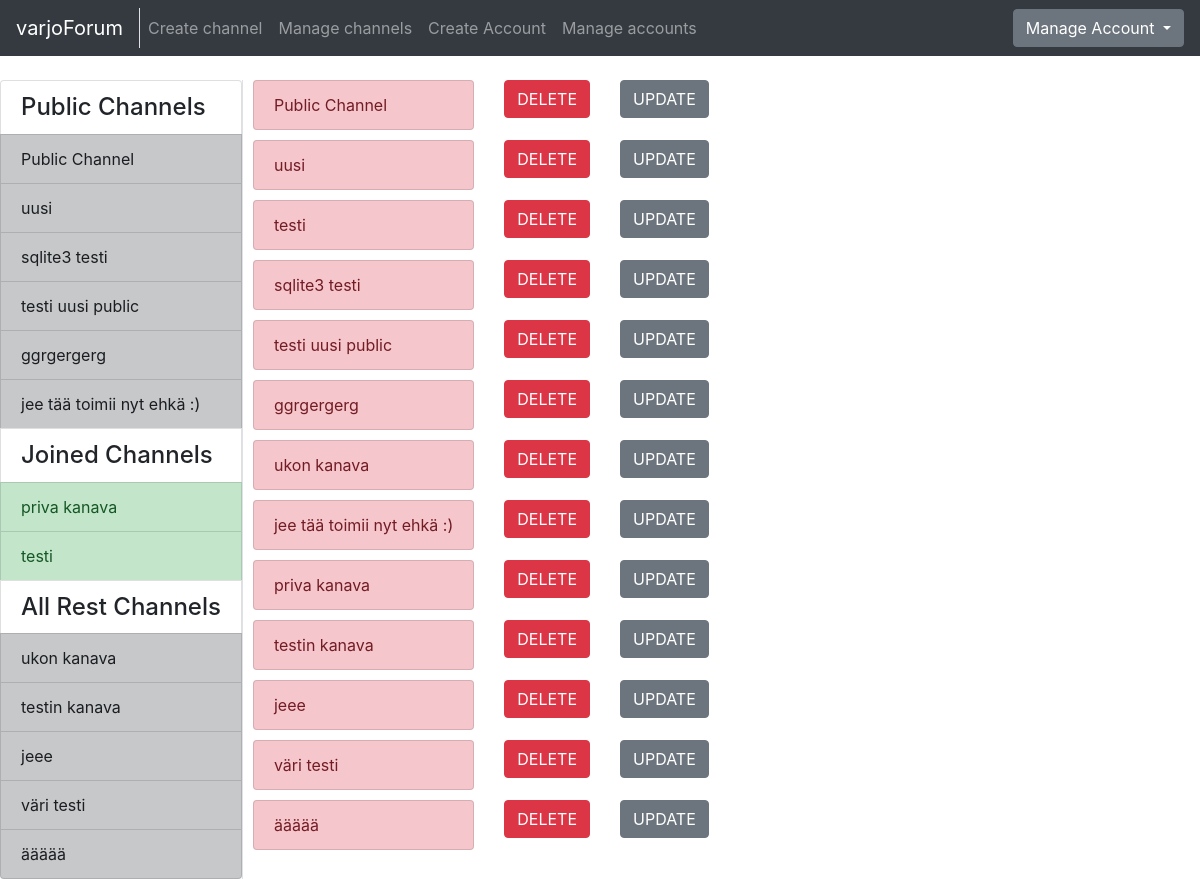
The page /channel/manage/ (signed in) on the database its author committed.
### application/channels/models.py (models this page shows, shortened)
class Channel(Base):
    name = db.Column(db.String(144), nullable=False)
    introduction = db.Column(db.Text, nullable=False)
    master_id = db.Column(db.Integer, nullable=False)
    public = db.Column(db.Boolean, nullable=False)
    messages = db.relationship("Message", backref='Channel', lazy=True)
    accounts = db.relationship('Account', secondary=accounts, lazy='subquery',
        backref=db.backref('channels', lazy=True))
    @staticmethod
    def get_my_channels(account_id):
        stmt = text("SELECT Channel.id, Channel.name, Channel.master_id"
                    " FROM Channel, Account, Accounts"
                    " WHERE Channel.id = Accounts.channel_id"
                    " AND Channel.public = False"
                    " AND Account.id = Accounts.account_id"
                    " AND Account.id = :account_id"
                    " ORDER BY Channel.name").params(account_id=account_id)
        res = db.engine.execute(stmt)
        response = []
        for row in res:
            response.append({"channel_id":row[0], "channel_name":row[1], "master_id":row[2]})
        return response
    @staticmethod
    def get_channels_where_not_in(account_id):
        stmt = text("SELECT channel.id, channel.name, channel.public"
                    " FROM Channel"
                    " WHERE Channel.id NOT IN ("
                        " SELECT Channel.id"
                            " FROM Channel, Account, Accounts"
                            " WHERE Channel.id = Accounts.channel_id"
                            " AND Account.id = Accounts.account_id"
                            " AND Account.id = :account_id"
                            " )").params(account_id=account_id)
        res = db.engine.execute(stmt)
        response = []
        for row in res:
            response.append({"id":row[0], "name":row[1], "public":row[2]})
        return response
    @staticmethod
    def get_all_publics():
        stmt = text("SELECT Channel.id, Channel.name"
                    " FROM Channel"
                    " WHERE Channel.public = True")
        res = db.engine.execute(stmt)
        response = []
        for row in res:
            response.append({"id":row[0], "name":row[1]})
        return response

### application/channels/views.py (the view)
@app.route("/channel/manage/", methods=["GET"])
@login_required
def channel_manager():
    return render_template("channels/manager.html", channels = Channel.query.all(),
        my_channels=Channel.get_my_channels(current_user.id),
        all_channels=Channel.get_channels_where_not_in(current_user.id),
        public_channels=Channel.get_all_publics())

### application/__init__.py (called while the page is built)
@login_manager.user_loader
def load_user(account_id):
  return Account.query.get(account_id)

### application/templates/channels/manager.html
{% extends "layout.html" %}
{% block body %}
<div class="row" style="padding-left:10px">
  <ul class="list-group">
    {% for channel in channels %}
    <div class="row" style="padding-bottom: 10px">
      <div class="col">
        <div class="list-group-item list-group-item-danger">
          {{ channel.name }}
        </div>
      </div>
      <div class="col-md-auto">
        <form action="{{ url_for('delete_channel', channel_id=channel.id) }}" method="POST">
          <button type="submit" class="btn btn-danger" >DELETE</button>
        </form>
      </div>
      <div class="col-md-auto">
        <a href="{{ url_for('channel_change', channel_id=channel.id) }}" class="btn btn-secondary">UPDATE</a>
      </div>
    </div>
    {% endfor %}
  </ul>
</div>
{% endblock %}

### application/templates/layout.html (shortened to what this page needs)
<!DOCTYPE html>
  <html>
    <head>
      <link rel="stylesheet" href="https://maxcdn.bootstrapcdn.com/bootstrap/4.0.0/css/bootstrap.min.css">
    </head>
    <body>
      <nav class="navbar navbar-expand-md navbar-dark bg-dark mb-4">
        <div class="border-right">
          <a class="navbar-brand" href="{{ url_for('index') }}">varjoForum</a>
        </div>
        <div class="collapse navbar-collapse" id="navbarCollapse">
          <ul class="navbar-nav mr-auto">
            {% if current_user.is_authenticated %}
              <li class="nav-item">
                <a class="nav-link" href="{{ url_for('channels_create') }}">Create channel</a>
              </li>
            {% endif %}
            {% if current_user.admin == True %}
              <li class="nav-item">
                <a href="{{ url_for('channel_manager') }}" class="nav-link">Manage channels</a>
              </li>
              <li class="nav-item">
                <a href="{{ url_for('account_create') }}" class="nav-link">Create Account</a>
              </li>
              <li class="nav-item">
                <a class="nav-link" href="{{ url_for('account_list') }}">Manage accounts</a>
              </li>
            {% endif %}
          </ul>
            {% if current_user.is_authenticated %}
            <div class="btn-group">
              <button type="button" class="btn btn-secondary dropdown-toggle" data-toggle="dropdown" aria-haspopup="true" aria-expanded="false">
                  Manage Account
              </button>
            </div>
            {% else %}
            <a class="btn btn-success" href="{{ url_for('auth_login') }}">Login</a>
            {% endif %}
        </div>
      </nav>
      <div class="container-fluid" >
        <div class="row">
            <div class="border-right">
              <div class="col-sx" >
                <div style="float: left">
                  <div class="list-group">
                  {% if current_user.is_authenticated %}
                    <h4 class="list-group-item">Public Channels</h4>
                    {% for public in public_channels %}
                      <a href="{{ url_for('one_channel_index', channel_id=public.id, sort='first') }}"
                          class="list-group-item list-group-item-action list-group-item-dark">
                        {{ public.name }}
                      </a>
                    {% endfor %}
                    {% if my_channels %}
                      <h4 class="list-group-item">Joined Channels</h4>
                    {% endif %}
                    {% for my_channel in my_channels %}
                      {% if my_channel.master_id == current_user.id %}
                      <a href="{{ url_for('one_channel_index', channel_id=my_channel.channel_id, sort='first') }}"
                          class="list-group-item list-group-item-action list-group-item-success">
                        {{ my_channel.channel_name }}
                      </a>
                      {% else %}
                      <a href="{{ url_for('one_channel_index', channel_id=my_channel.channel_id, sort='first') }}"
                          class="list-group-item list-group-item-action list-group-item-dark">
                        {{ my_channel.channel_name }}
                      </a>
                      {% endif %}
                    {% endfor %}
                    <h4 class="list-group-item">All Rest Channels</h4>
                {% else %}
                {% if all_channels %}
                <h4 class="list-group-item">All Channels</h4>
                {% endif %}
                {% endif %}
                {% for channel in all_channels %}
                  {% if channel.public == False %}
                  <a href="{{ url_for('one_channel_index', channel_id=channel.id, sort='first') }}"
                      class="list-group-item list-group-item-action list-group-item-dark">
                    {{ channel.name }}
                  </a>
                  {% endif %}
                {% endfor %}
              </div>
              </div>
              </div>
          </div>
          <div class="col">
            {% block body %}{% endblock %}
          </div>
        </div>
    </body>
  </html>

### rows shown on the page
Channel: name "Public Channel"
Channel: name "uusi"
Channel: name "sqlite3 testi"
Channel: name "testi uusi public"
Channel: name "ggrgergerg"
Channel: name "jee tää toimii nyt ehkä :)"
Channel: channel_name "priva kanava", name "priva kanava"
Channel: channel_name "testi", name "testi"
Channel: name "ukon kanava"
Channel: name "testin kanava"
Channel: name "jeee"
Channel: name "väri testi"
Channel: name "äääää"
